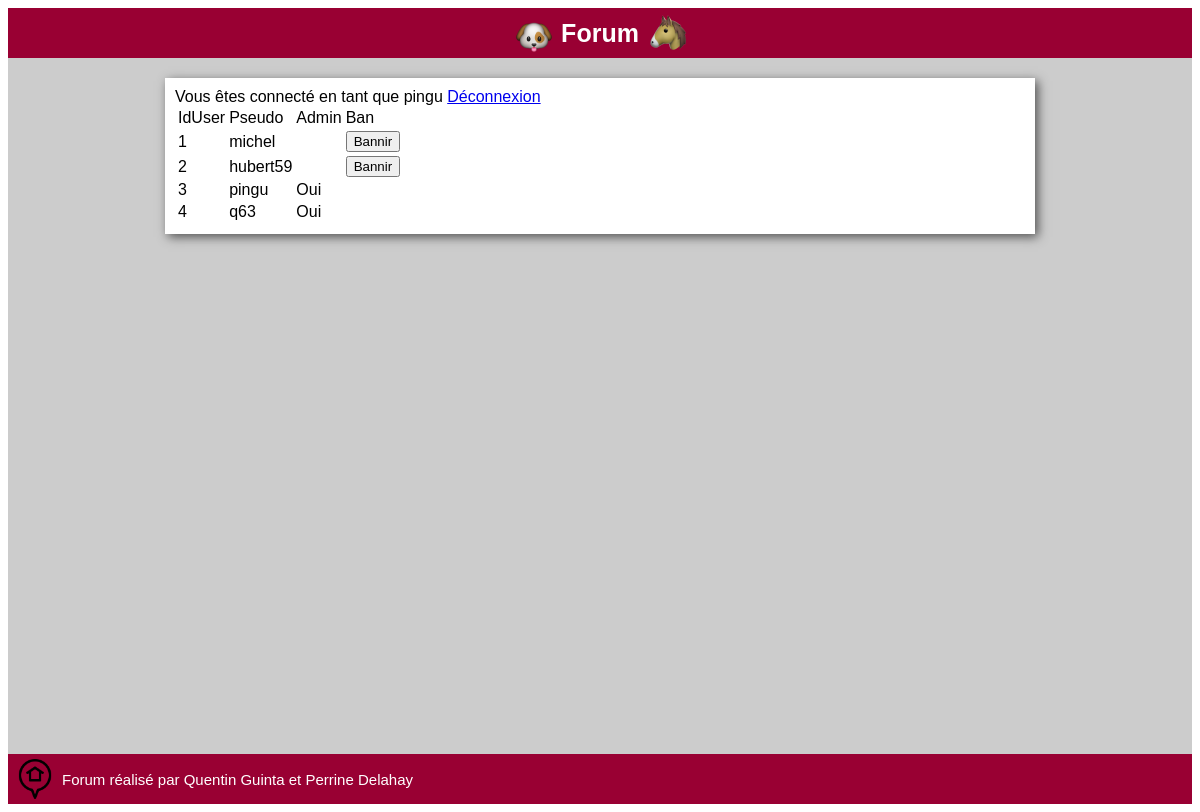
The page /administration.php (signed in) on the database its author committed.
### tables this page shows
CREATE TABLE IF NOT EXISTS Utilisateur(
idUser INT AUTO_INCREMENT,  
pseudo VARCHAR(64),  
email VARCHAR(64),
cheminAvatar VARCHAR(64), 
password VARCHAR(64),
isAdmin TINYINT,
isConnected TINYINT,
isBanned TINYINT,
motifBan VARCHAR(64),
dateFinBan DATETIME,
PRIMARY KEY(idUser));

### dataManagers/UtilisateurManager.php (called while the page is built, shortened)
<?php
    include_once("C:/UwAmp/www/PPE01-Le-Forum/PHP Perrine/data/Utilisateur.php");
    class UtilisateurManager
    {
        public static function findUser($pseudo)
        {
            $connex = DatabaseLinker::getConnexion();
            $user=null;
            $state=$connex->prepare("SELECT * FROM Utilisateur WHERE pseudo=?");
            $state->bindParam(1,$pseudo);
            $state->execute();
            $resultatsUsers=$state->fetchAll();
            if(!empty($resultatsUsers))
            {
                $resultUser=$resultatsUsers[0];
                $user = new Utilisateur();
                $user->setIdUser($resultUser["idUser"]);
                $user->setPseudo($resultUser["pseudo"]);
                $user->setEmail($resultUser["email"]);
                $user->setCheminAvatar($resultUser["cheminAvatar"]);
                $user->setPassword($resultUser["password"]);
                $user->setIsAdmin($resultUser["isAdmin"]);
                $user->setIsConnected($resultUser["isConnected"]);
                $user->setIsBanned($resultUser["isBanned"]);
                $user->setMotifBan($resultUser["motifBan"]);
                $user->setDateFinBan($resultUser["dateFinBan"]);
            }
            return $user;
        }
        public static function findUserWithId($idUser)
        {
            $connex = DatabaseLinker::getConnexion();
            $user=null;
            $state=$connex->prepare("SELECT * FROM Utilisateur WHERE idUser=?");
            $state->bindParam(1,$idUser);
            $state->execute();
            $resultatsUsers=$state->fetchAll();
            if(!empty($resultatsUsers))
            {
                $resultUser=$resultatsUsers[0];
                $user = new Utilisateur();
                $user->setIdUser($resultUser["idUser"]);
                $user->setPseudo($resultUser["pseudo"]);
                $user->setEmail($resultUser["email"]);
                $user->setCheminAvatar($resultUser["cheminAvatar"]);
                $user->setPassword($resultUser["password"]);
                $user->setIsAdmin($resultUser["isAdmin"]);
                $user->setIsConnected($resultUser["isConnected"]);
                $user->setIsBanned($resultUser["isBanned"]);
                $user->setMotifBan($resultUser["motifBan"]);
                $user->setDateFinBan($resultUser["dateFinBan"]);
            }
            return $user;
        }
        public static function findAllUsers()
        {
            $tabUsers = array();
            $connex = DatabaseLinker::getConnexion();
            $state = $connex->prepare("SELECT idUser FROM Utilisateur");
            $state->execute();
            $resultats = $state->fetchAll();
            foreach($resultats as $result)
            {
                $user = UtilisateurManager::findUserWithId($result["idUser"]);
                $tabUsers[] = $user;
            }
            return $tabUsers;
        }
    }
?>

### data/Utilisateur.php (called while the page is built, shortened)
<?php
    class Utilisateur
    {
        private $idUser;
        private $pseudo;
        private $isAdmin;
        private $isBanned;
        function getIsBanned() {
            return $this->isBanned;
        }
        function setIsBanned($isBanned) {
            $this->isBanned = $isBanned;
        }
        function getIdUser()
        {
            return $this->idUser;
        }
        function getPseudo()
        {
            return $this->pseudo;
        }
        function getIsAdmin()
        {
            return $this->isAdmin;
        }
        function setIdUser($idUser)
        {
            $this->idUser = $idUser;
        }
        function setPseudo($pseudo)
        {
            $this->pseudo = $pseudo;
        }
        function setIsAdmin($isAdmin)
        {
            $this->isAdmin = $isAdmin;
        }
    }

### administration.php (the view, shortened to what this page needs)
<?php
    include_once("include/header.php");
    include_once("data/Utilisateur.php");
    include_once("dataManagers/UtilisateurManager.php");
    if(isset($_SESSION["login"]))
    {
        echo "Vous êtes connecté en tant que ".$_SESSION["login"];
        $currentUser = UtilisateurManager::findUser($_SESSION["login"]);
?>
        <a href="index.php?deco=true">Déconnexion</a>
<?php
        if($currentUser->getIsAdmin()==1)
        {
            $tabUsers = UtilisateurManager::findAllUsers();
?>
            <table>
                <tr>
                    <td>IdUser</td>
                    <td>Pseudo</td>
                    <td>Admin</td>
                    <td>Ban</td>
                </tr>
<?php
            foreach ($tabUsers as $user)
            {
?>
                <tr>
                    <td> <?php echo $user->getIdUser(); ?></td>
                    <td> <?php echo $user->getPseudo(); ?></td>
                    <td> <?php if($user->getIsAdmin()==1){echo "Oui";}else{echo"";} ?></td>
                    <td>
<?php
                        if($user->getIsBanned()==0 && $user->getIsAdmin()==0)
                        {
?>
                            <form method="POST" action="updateBan.php">
                                <input type="submit" value="Bannir"/>
                            </form>
<?php
                        }
?>
                    </td>
                </tr>
<?php
            }
?>
            </table>
<?php
        }
    }
    include_once("include/footer.php");
?>

### rows shown on the page
utilisateur: idUser "1", pseudo "michel"
utilisateur: idUser "2", pseudo "hubert59"
utilisateur: idUser "3", pseudo "pingu", isAdmin "Oui"
utilisateur: idUser "4", pseudo "q63", isAdmin "Oui"

### other values the page prints
$_SESSION["login"] "pingu"
